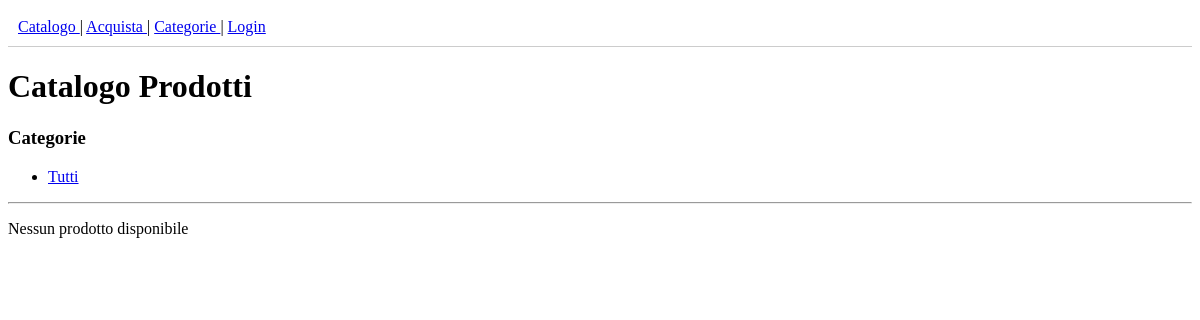
Page /ecommerce/catalogo/?categoria=1 on the earlier database version.
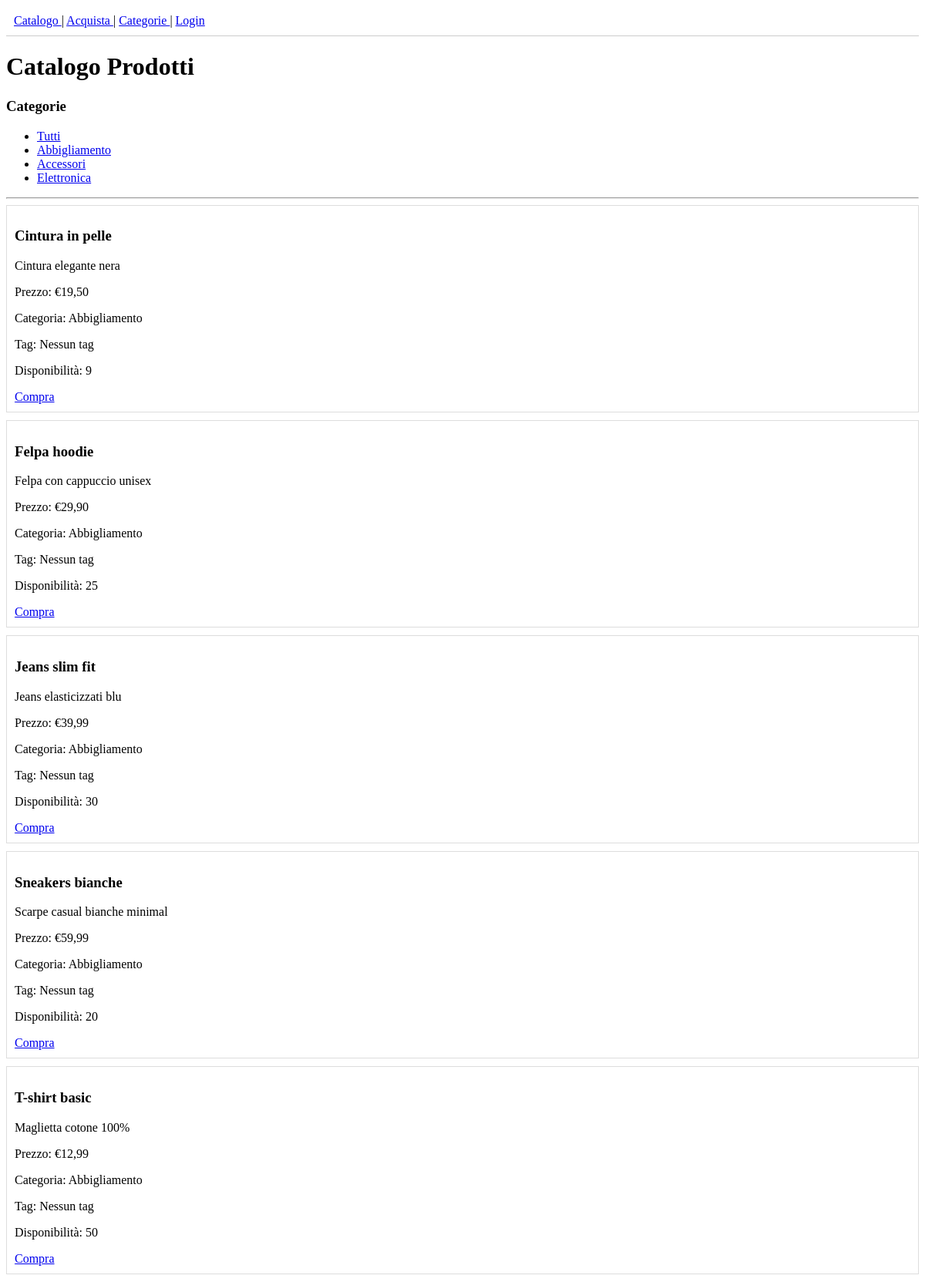
Same page on the later database version.
### ecommerce/models.py (models this page shows, shortened)
class Categoria(models.Model):
    nome = models.CharField(max_length=100)
    class Meta:
        verbose_name = "Categoria"
        verbose_name_plural = "Categorie"
        ordering = ["nome"]

class Prodotto(models.Model):
    nome = models.CharField(max_length=100)
    descrizione = models.TextField()
    categoria = models.ForeignKey(
        Categoria,
        on_delete=models.CASCADE,
        null=True,
        blank=True
    )
    tags = models.ManyToManyField(Tag, blank=True)
    prezzo = models.DecimalField(max_digits=8, decimal_places=2)
    quantita_disponibile = models.PositiveBigIntegerField()
    sconto_percentuale = models.DecimalField(
        max_digits=5,
        decimal_places=2,
        default=0
    )
    class Meta:
        verbose_name = "Prodotto"
        verbose_name_plural = "Prodotti"
        ordering = ["nome"]

### ecommerce/views.py (the view)
# urls.py: path('', views.CatalogoProdottiView.as_view(), name='home'),
class CatalogoProdottiView(ListView):
    model = Prodotto
    template_name = "ecommerce/catalogo.html"
    context_object_name = "prodotti"
    def get_queryset(self):
        queryset = Prodotto.objects.all()
        categoria_id = self.request.GET.get("categoria")
        if categoria_id:
            queryset = queryset.filter(categoria_id=categoria_id)
        disponibili = self.request.GET.get("disponibili")
        if disponibili:
            queryset = queryset.filter(quantita_disponibile__gt=0)
        return queryset
    def get_context_data(self, **kwargs):
        context = super().get_context_data(**kwargs)
        context["categorie"] = Categoria.objects.all()
        return context

### ecommerce/templates/ecommerce/catalogo.html (shortened to what this page needs)
{% extends "ecommerce/base.html" %}
{% block content %}
<h1>Catalogo Prodotti</h1>
<h3>Categorie</h3>
<ul>
    <li>
        <a href="{% url 'ecommerce:catalogo_prodotti' %}">
            Tutti
        </a>
    </li>
    {% for categoria in categorie %}
        <li>
            <a href="{% url 'ecommerce:catalogo_prodotti' %}?categoria={{ categoria.id }}">
                {{ categoria.nome }}
            </a>
        </li>
    {% endfor %}
</ul>
<hr>
{% for prodotto in prodotti %}
    <div style="border:1px solid #ddd; padding:10px; margin-bottom:10px;">
        <h3>{{ prodotto.nome }}</h3>
        <p>{{ prodotto.descrizione }}</p>
        <p>Prezzo: €{{ prodotto.prezzo }}</p>
        <p>
            Categoria:
            {% if prodotto.categoria %}
                {{ prodotto.categoria.nome }}
            {% else %}
                Nessuna
            {% endif %}
        </p>
        <p>
            Tag:
            {% for tag in prodotto.tags.all %}
                #{{ tag.nome }}
            {% empty %}
                Nessun tag
            {% endfor %}
        </p>
        <p>Disponibilità: {{ prodotto.quantita_disponibile }}</p>
        {% if prodotto.quantita_disponibile <= 0 %}
            <strong style="color:red;">ESAURITO</strong>
        {% else %}
            <a href="{% url 'ecommerce:acquisto_prodotto' %}">
                Compra
            </a>
        {% endif %}
    </div>
{% empty %}
    <p>Nessun prodotto disponibile</p>
{% endfor %}
{% endblock %}

Differences in the rows shown:
added Categoria: nome "Abbigliamento"
added Categoria: nome "Accessori"
added Categoria: nome "Elettronica"
now on this page (row edited): Prodotto: nome "Cintura in pelle", descrizione "Cintura elegante nera", prezzo "19,50", categoria.nome "Abbigliamento", quantita_disponibile "9", shows "Compra"
now on this page (row edited): Prodotto: nome "Felpa hoodie", descrizione "Felpa con cappuccio unisex", prezzo "29,90", categoria.nome "Abbigliamento", quantita_disponibile "25", shows "Compra"
now on this page (row edited): Prodotto: nome "Jeans slim fit", descrizione "Jeans elasticizzati blu", prezzo "39,99", categoria.nome "Abbigliamento", quantita_disponibile "30", shows "Compra"
now on this page (row edited): Prodotto: nome "Sneakers bianche", descrizione "Scarpe casual bianche minimal", prezzo "59,99", categoria.nome "Abbigliamento", quantita_disponibile "20", shows "Compra"
now on this page (row edited): Prodotto: nome "T-shirt basic", descrizione "Maglietta cotone 100%", prezzo "12,99", categoria.nome "Abbigliamento", quantita_disponibile "50", shows "Compra"
Other differences:
text no longer shown: "Nessun prodotto disponibile"
